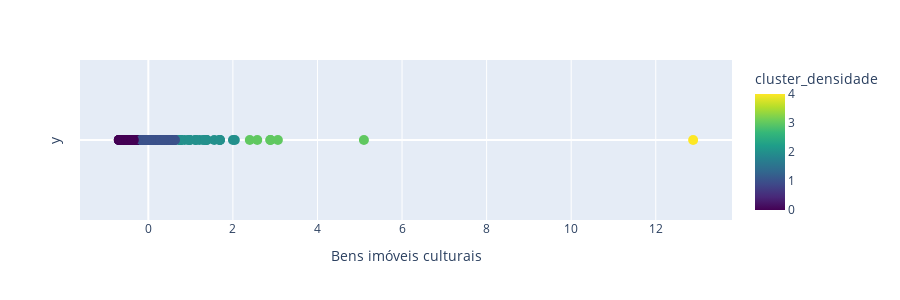

Here is the notebook cell this chart was saved with:
### Markdown cell above
### Análise da Bens Imóveis e Culturais

### Code cell
df_bens_imoveis_cult = processar_ficheiro('/Users/joaopino/Principal/2Semester/ADE/project/data/dados_municipio/Cultura_Desporto_e_Lazer_(7)/Bens imóveis culturais.xls',0)
df_bens_imoveis_cult = carregar_municipios(df_bens_imoveis_cult)
aplicar_kmeans(df_bens_imoveis_cult,5,nome_cluster='cluster_densidade')

### Figure 1 — Plotly figure (JSON) as saved in the notebook; plotly's stock layout.template omitted (floating-point values rounded to 4 significant figures; data arrays with more than 128 entries replaced by an {"elided": "..."} marker saying what was removed)
{"data": [{"customdata": {"elided": "308x3 mixed values"}, "hovertemplate": "valor=%{x}<br>y=%{y}<br>local=%{customdata[0]}<br>codigo=%{customdata[1]}<br>Bens imóveis culturais=%{customdata[2]}<br>cluster_densidade=%{marker.color}<extra></extra>", "legendgroup": "", "marker": {"color": {"elided": "308 int values"}, "coloraxis": "coloraxis", "size": 10, "symbol": "circle"}, "mode": "markers", "name": "", "orientation": "v", "showlegend": false, "type": "scatter", "x": {"elided": "308 float values"}, "xaxis": "x", "y": {"elided": "308 int values"}, "yaxis": "y"}], "layout": {"coloraxis": {"colorbar": {"title": {"text": "cluster_densidade"}}, "colorscale": [[0, "#440154"], [0.1111, "#482878"], [0.2222, "#3e4989"], [0.3333, "#31688e"], [0.4444, "#26828e"], [0.5556, "#1f9e89"], [0.6667, "#35b779"], [0.7778, "#6ece58"], [0.8889, "#b5de2b"], [1, "#fde725"]]}, "height": 300, "legend": {"tracegroupgap": 0}, "margin": {"t": 60}, "xaxis": {"anchor": "y", "domain": [0, 1], "title": {"text": "Bens imóveis culturais"}}, "yaxis": {"anchor": "x", "domain": [0, 1], "showgrid": false, "showticklabels": false, "title": {"text": "y"}}}}
